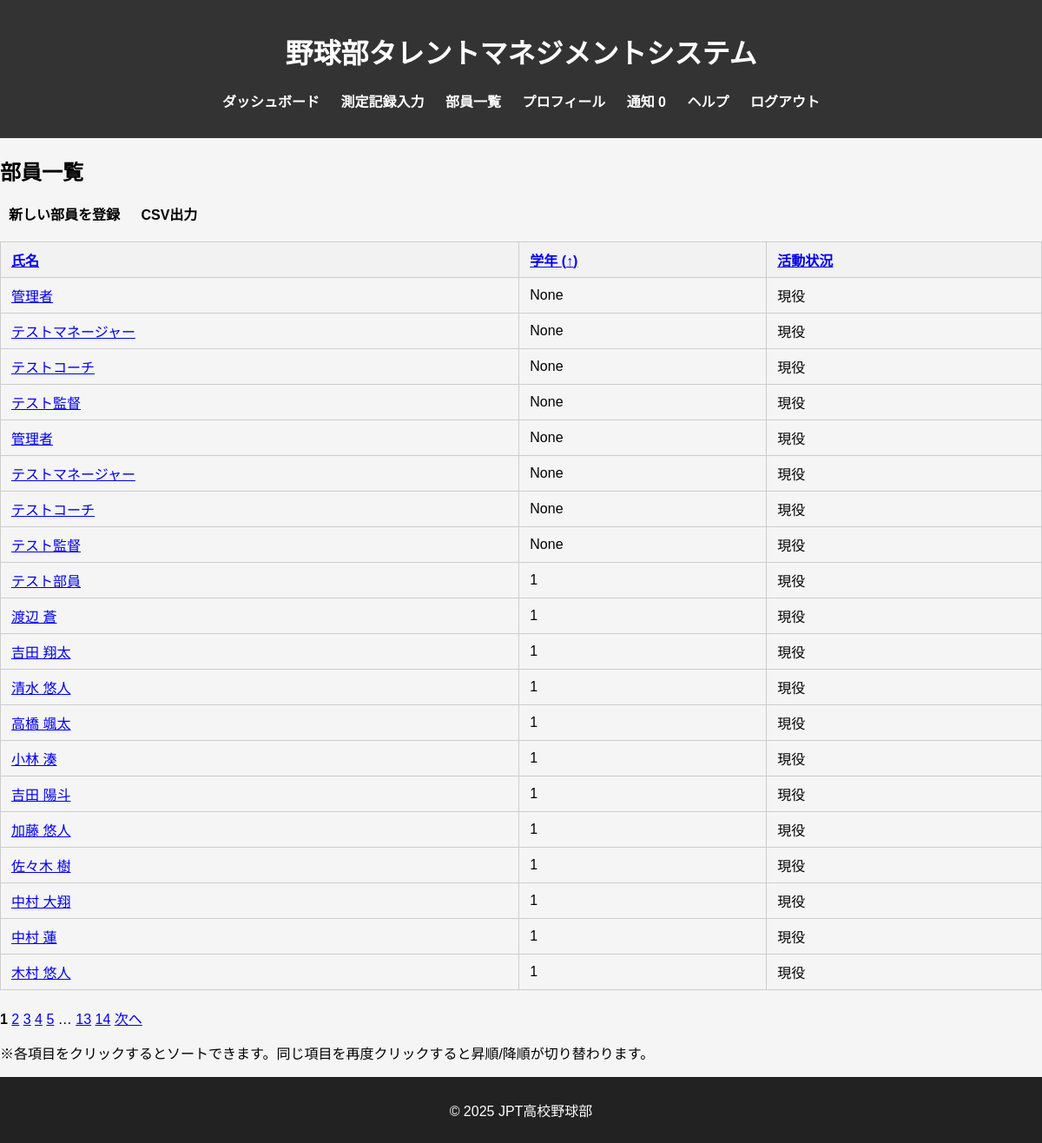
Screenshot of /members/ (signed in) with the database file from the repository.
### db_models.py (models this page shows, shortened)
class User(db.Model, UserMixin):
    __tablename__ = 'users'
    user_id = db.Column(db.Integer, primary_key=True)
    fs_uniquifier = db.Column(db.String(64), unique=True, nullable=False, default=lambda: str(uuid.uuid4()))  # 追加
    name = db.Column(db.String(100), nullable=False)
    password_hash = db.Column(db.String(200), nullable=False)
    grade = db.Column(db.Integer, nullable=True)
    is_active = db.Column(db.Boolean, default=True)
    created_at = db.Column(db.DateTime, default=lambda: datetime.now(tz=ZoneInfo('Asia/Tokyo')))
    updated_at = db.Column(db.DateTime, default=lambda: datetime.now(tz=ZoneInfo('Asia/Tokyo')),
                           onupdate=lambda: datetime.now(tz=ZoneInfo('Asia/Tokyo')))
    roles = db.relationship('Role', secondary='user_roles', backref=db.backref('users', lazy='dynamic'))
    def has_any_role(self, *roles):
        return any(role.name in roles for role in self.roles)

### blueprints/members/routes.py (the view)
@members_bp.route('/')
@login_required
@roles_accepted("administer", "coach", "director")
def members():
    page = request.args.get('page', 1, type=int)
    per_page = request.args.get('per_page', 20, type=int)
    sort_by = request.args.get('sort_by')
    current_sort_by = request.args.get('sort_by')
    current_sort_order = request.args.get('sort_order')
    if sort_by == current_sort_by:
        new_sort_order = 'desc' if current_sort_order == 'asc' else 'asc'
    else:
        new_sort_order = 'asc'
    if not sort_by:
        sort_by = 'grade'
        new_sort_order = 'asc'
    if sort_by == 'name':
        sort_column = User.name
    elif sort_by == 'grade':
        sort_column = User.grade
    elif sort_by == 'status':
        sort_column = User.is_active
    sort_column = sort_column.desc() if new_sort_order == 'desc' else sort_column.asc()
    pagination = User.query.order_by(sort_column).paginate(page=page, per_page=per_page)
    members_list = pagination.items
    return render_template('members/members.html',
                           members=members_list,
                           pagination=pagination,
                           sort_by=sort_by,
                           sort_order=new_sort_order)

### app.py (called while the page is built)
@login_manager.user_loader
def load_user(user_id):
    return User.query.get(int(user_id))

@app.context_processor
def inject_measurement_data():
    if not current_user.is_authenticated:
        return {}
    notice_cnt = 0
    if current_user.has_any_role("manager"):
        notice_cnt = MeasurementRecord.query.filter_by(status='rejected').count()
    elif current_user.has_any_role("member"):
        notice_cnt = MeasurementRecord.query.filter_by(user_id=current_user.user_id, status='draft').count()
    elif current_user.has_any_role("coach"):
        notice_cnt = MeasurementRecord.query.filter_by(status='pending_coach').count()
    return {
        "notice_cnt":notice_cnt
    }

### templates/members/members.html (shortened to what this page needs)
{% extends "base.html" %}
{% block content %}
<h2>部員一覧</h2>
<nav>
    <ul>
        <li><a href="{{ url_for('members.new_member') }}" style="color: black;">新しい部員を登録</a></li>
        <li><a href="{{ url_for('members.export_csv') }}" style="color: black;">CSV出力</a></li>
    </ul>
</nav>
<table class="member-table">
  <thead>
    <tr>
      <th>
        <a href="{{ url_for('members.members', sort_by='name', sort_order=sort_order) }}">
          氏名 {% if sort_by == 'name' %}({{ '↑' if sort_order == 'asc' else '↓' }}){% endif %}
        </a>
      </th>
      <th>
        <a href="{{ url_for('members.members', sort_by='grade', sort_order=sort_order) }}">
          学年 {% if sort_by == 'grade' %}({{ '↑' if sort_order == 'asc' else '↓' }}){% endif %}
        </a>
      </th>
      <th>
        <a href="{{ url_for('members.members', sort_by='status', sort_order=sort_order) }}">
          活動状況 {% if sort_by == 'status' %}({{ '↑' if sort_order == 'asc' else '↓' }}){% endif %}
        </a>
      </th>
    </tr>
  </thead>
  <tbody>
    {% for member in members %}
    <tr>
      <td><a href="{{ url_for('members.member_records', member_id=member.user_id) }}">{{ member.name }}</a></td>
      <td>{{ member.grade }}</td>
      <td>{% if member.is_active %}現役{% else %}引退{% endif %}</td>
    </tr>
    {% endfor %}
  </tbody>
</table>
<div class="pagination">
    {% for page_num in pagination.iter_pages() %}
        {% if page_num %}
            {% if page_num == pagination.page %}
                <strong>{{ page_num }}</strong>
            {% else %}
                <a href="{{ url_for('members.members', page=page_num, sort_by=sort_by, sort_order=sort_order) }}">{{ page_num }}</a>
            {% endif %}
        {% else %}
            <span class="ellipsis">…</span>
        {% endif %}
    {% endfor %}
    {% if pagination.has_next %}
        <a href="{{ url_for('members.members', page=pagination.next_num, sort_by=sort_by, sort_order=sort_order) }}">次へ</a>
    {% endif %}
</div>
<div class="sort-help">
    <p>※各項目をクリックするとソートできます。同じ項目を再度クリックすると昇順/降順が切り替わります。</p>
</div>
{% endblock %}

### templates/base.html (shortened to what this page needs)
<!DOCTYPE html>
<html lang="ja">
<head>
    <link rel="stylesheet" href="{{ url_for('static', filename='styles.css') }}">
</head>
<body>
    <header>
        <h1>野球部タレントマネジメントシステム</h1>
        <nav>
            <ul>
                <li><a href="{{ url_for('main.dashboard') }}">ダッシュボード</a></li>
                {% if current_user.has_any_role('manager', "administer") %}
                <li><a href="{{ url_for('measurements.records_input') }}">測定記録入力</a></li>
                {% endif %}
                {% if current_user.has_any_role('coach', 'director', "administer") %}
                <li><a href="{{ url_for('members.members') }}">部員一覧</a></li>
                {% endif %}
                <li><a href="{{ url_for('profile.profile') }}">プロフィール</a></li>
                {% if current_user.has_any_role('member', 'manager', 'coach', "administer") %}
                <li><a href="{{ url_for('notice.notice') }}">
                通知 {{ notice_cnt }}
                </a>
                </li>
                {% endif %}
                <li><a href="{{ url_for('main.help') }}">ヘルプ</a></li>
                <li><a href="{{ url_for('auth.logout') }}">ログアウト</a></li>
            </ul>
        </nav>
    </header>
    <main>
        {% block content %}{% endblock %}
    </main>
    <footer>
        <p>&copy; 2025 JPT高校野球部</p>
    </footer>
</body>
</html>

### static/styles.css (style rules this page uses)
body { font-family: Arial, sans-serif; margin: 0; padding: 0; background-color: #f5f5f5; }
header { background-color: #333; color: white; padding: 15px; text-align: center; }
nav ul { list-style: none; padding: 0; }
nav ul li { display: inline; margin: 10px; }
nav ul li a { color: white; text-decoration: none; font-weight: bold; }
footer { text-align: center; padding: 10px; background-color: #222; color: white; }
table.member-table { border-collapse: collapse; width: 100%; margin: 20px 0; }
table.member-table th, table.member-table td { border: 1px solid #ccc; padding: 8px 12px; text-align: left; }
table.member-table th { background-color: #f2f2f2; }

### rows the page displays
User: name "管理者", grade "None", is_active "現役"
User: name "テストマネージャー", grade "None", is_active "現役"
User: name "テストコーチ", grade "None", is_active "現役"
User: name "テスト監督", grade "None", is_active "現役"
User: name "管理者", grade "None", is_active "現役"
User: name "テストマネージャー", grade "None", is_active "現役"
User: name "テストコーチ", grade "None", is_active "現役"
User: name "テスト監督", grade "None", is_active "現役"
User: name "テスト部員", grade "1", is_active "現役"
User: name "渡辺 蒼", grade "1", is_active "現役"
User: name "吉田 翔太", grade "1", is_active "現役"
User: name "清水 悠人", grade "1", is_active "現役"
User: name "高橋 颯太", grade "1", is_active "現役"
User: name "小林 湊", grade "1", is_active "現役"
User: name "吉田 陽斗", grade "1", is_active "現役"
User: name "加藤 悠人", grade "1", is_active "現役"
User: name "佐々木 樹", grade "1", is_active "現役"
User: name "中村 大翔", grade "1", is_active "現役"
User: name "中村 蓮", grade "1", is_active "現役"
User: name "木村 悠人", grade "1", is_active "現役"

### other values shown
{{ notice_cnt }} "0"
{{ '↑' if sort_order == 'asc' else '↓' }} "↑"
{{ page_num }} "1"
{{ page_num }} "2" "3" "4" "5" "13" "14"
